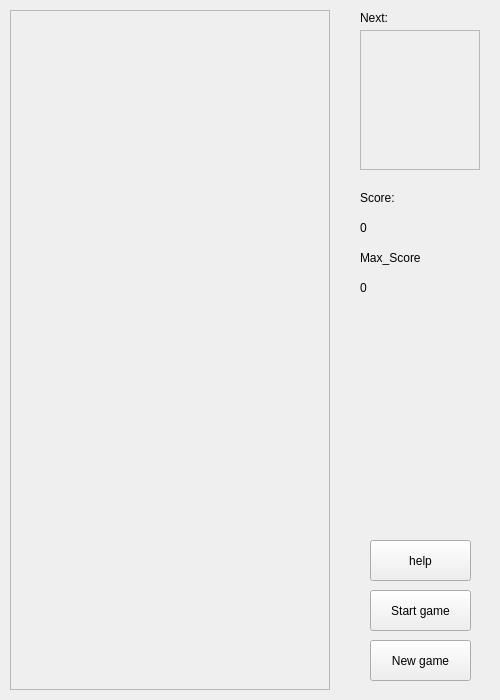
<?xml version="1.0" encoding="UTF-8"?>
<ui version="4.0">
 <class>MainWindow</class>
 <widget class="QMainWindow" name="MainWindow">
  <property name="geometry">
   <rect>
    <x>0</x>
    <y>0</y>
    <width>500</width>
    <height>700</height>
   </rect>
  </property>
  <property name="minimumSize">
   <size>
    <width>500</width>
    <height>700</height>
   </size>
  </property>
  <property name="maximumSize">
   <size>
    <width>500</width>
    <height>700</height>
   </size>
  </property>
  <property name="windowTitle">
   <string>MainWindow</string>
  </property>
  <widget class="QWidget" name="centralWidget">
   <property name="minimumSize">
    <size>
     <width>500</width>
     <height>700</height>
    </size>
   </property>
   <property name="maximumSize">
    <size>
     <width>500</width>
     <height>700</height>
    </size>
   </property>
   <widget class="QFrame" name="frm_main">
    <property name="geometry">
     <rect>
      <x>10</x>
      <y>10</y>
      <width>320</width>
      <height>680</height>
     </rect>
    </property>
    <property name="autoFillBackground">
     <bool>false</bool>
    </property>
    <property name="frameShape">
     <enum>QFrame::StyledPanel</enum>
    </property>
    <property name="frameShadow">
     <enum>QFrame::Raised</enum>
    </property>
   </widget>
   <widget class="QFrame" name="frm_next">
    <property name="geometry">
     <rect>
      <x>360</x>
      <y>30</y>
      <width>120</width>
      <height>140</height>
     </rect>
    </property>
    <property name="autoFillBackground">
     <bool>false</bool>
    </property>
    <property name="frameShape">
     <enum>QFrame::StyledPanel</enum>
    </property>
    <property name="frameShadow">
     <enum>QFrame::Raised</enum>
    </property>
   </widget>
   <widget class="QLabel" name="lbl_next">
    <property name="geometry">
     <rect>
      <x>360</x>
      <y>10</y>
      <width>31</width>
      <height>16</height>
     </rect>
    </property>
    <property name="text">
     <string>Next:</string>
    </property>
   </widget>
   <widget class="QPushButton" name="btn_new">
    <property name="geometry">
     <rect>
      <x>370</x>
      <y>640</y>
      <width>101</width>
      <height>41</height>
     </rect>
    </property>
    <property name="text">
     <string>New game</string>
    </property>
   </widget>
   <widget class="QPushButton" name="btn_start">
    <property name="geometry">
     <rect>
      <x>370</x>
      <y>590</y>
      <width>101</width>
      <height>41</height>
     </rect>
    </property>
    <property name="text">
     <string>Start game</string>
    </property>
   </widget>
   <widget class="QLabel" name="lbl_score_text">
    <property name="geometry">
     <rect>
      <x>360</x>
      <y>190</y>
      <width>41</width>
      <height>16</height>
     </rect>
    </property>
    <property name="text">
     <string>Score:</string>
    </property>
   </widget>
   <widget class="QLabel" name="lbl_score">
    <property name="geometry">
     <rect>
      <x>360</x>
      <y>220</y>
      <width>60</width>
      <height>16</height>
     </rect>
    </property>
    <property name="text">
     <string>0</string>
    </property>
    <property name="alignment">
     <set>Qt::AlignLeading|Qt::AlignLeft|Qt::AlignVCenter</set>
    </property>
   </widget>
   <widget class="QPushButton" name="btn_help">
    <property name="geometry">
     <rect>
      <x>370</x>
      <y>540</y>
      <width>101</width>
      <height>41</height>
     </rect>
    </property>
    <property name="text">
     <string>help</string>
    </property>
   </widget>
   <widget class="QLabel" name="lbl_max_score_text">
    <property name="geometry">
     <rect>
      <x>360</x>
      <y>250</y>
      <width>72</width>
      <height>15</height>
     </rect>
    </property>
    <property name="text">
     <string>Max_Score</string>
    </property>
   </widget>
   <widget class="QLabel" name="max1">
    <property name="geometry">
     <rect>
      <x>360</x>
      <y>280</y>
      <width>72</width>
      <height>15</height>
     </rect>
    </property>
    <property name="text">
     <string>0</string>
    </property>
   </widget>
  </widget>
 </widget>
 <layoutdefault spacing="6" margin="11"/>
 <resources/>
 <connections/>
</ui>
